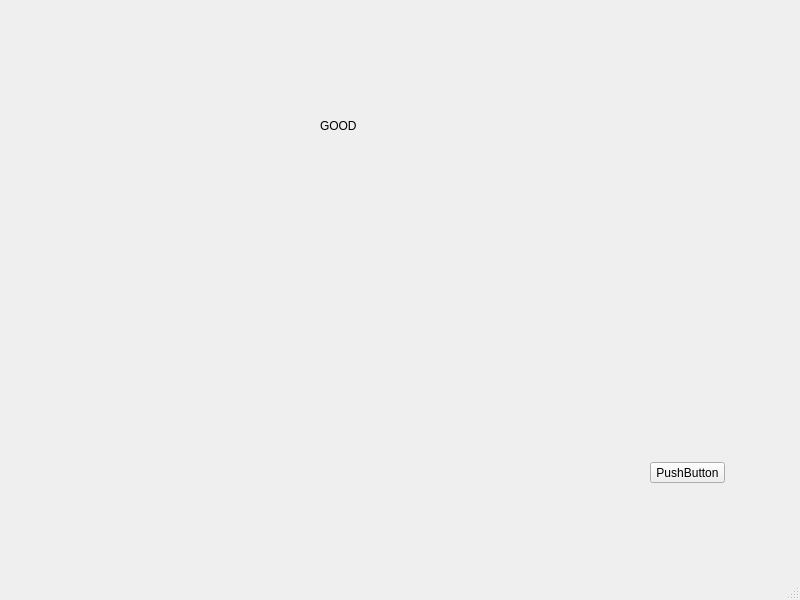
<?xml version="1.0" encoding="UTF-8"?>
<ui version="4.0">
 <class>MainWindow</class>
 <widget class="QMainWindow" name="MainWindow">
  <property name="geometry">
   <rect>
    <x>0</x>
    <y>0</y>
    <width>800</width>
    <height>600</height>
   </rect>
  </property>
  <property name="windowTitle">
   <string>MainWindow</string>
  </property>
  <widget class="QWidget" name="centralwidget">
   <widget class="QPushButton" name="pushButton">
    <property name="geometry">
     <rect>
      <x>650</x>
      <y>462</y>
      <width>75</width>
      <height>21</height>
     </rect>
    </property>
    <property name="text">
     <string>PushButton</string>
    </property>
   </widget>
   <widget class="QLabel" name="label">
    <property name="geometry">
     <rect>
      <x>320</x>
      <y>120</y>
      <width>56</width>
      <height>12</height>
     </rect>
    </property>
    <property name="text">
     <string>GOOD</string>
    </property>
   </widget>
  </widget>
  <widget class="QMenuBar" name="menubar">
   <property name="geometry">
    <rect>
     <x>0</x>
     <y>0</y>
     <width>800</width>
     <height>21</height>
    </rect>
   </property>
  </widget>
  <widget class="QStatusBar" name="statusbar"/>
 </widget>
 <resources/>
 <connections/>
</ui>
